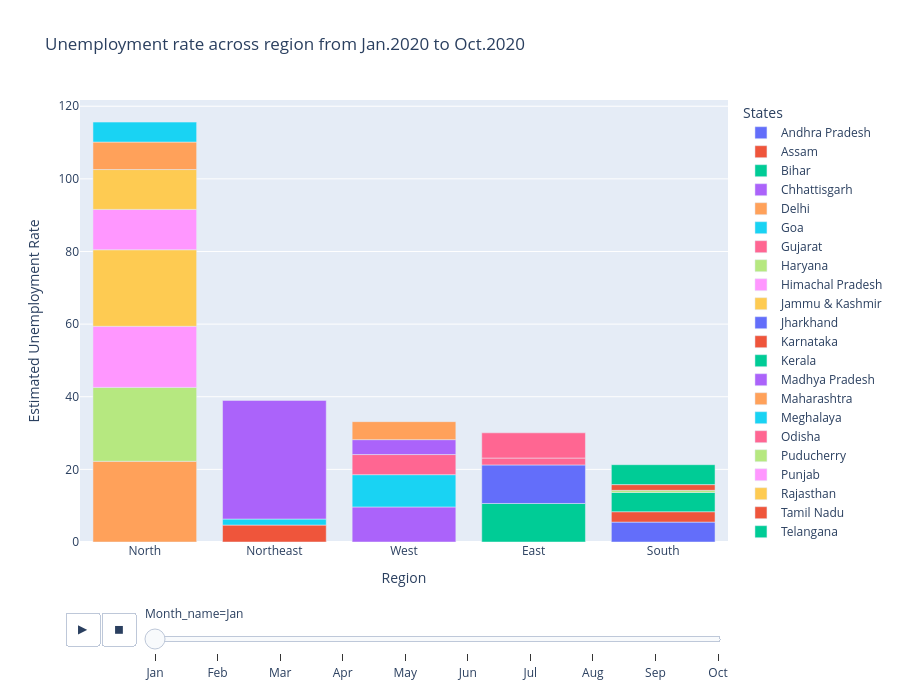

Notebook code for this chart:
### Code cell
fig = px.bar(df, x='Region',y='Estimated Unemployment Rate',animation_frame = 'Month_name',color='States',
            title='Unemployment rate across region from Jan.2020 to Oct.2020', height=700,template='plotly')

fig.update_layout(xaxis={'categoryorder':'total descending'})

fig.layout.updatemenus[0].buttons[0].args[1]["frame"]["duration"] = 2000

fig.show()

### Figure 1 — Plotly figure (JSON) as saved in the notebook; plotly's stock layout.template omitted (floating-point values rounded to 4 significant figures)
{"data": [{"hovertemplate": "States=Andhra Pradesh<br>Month_name=Jan<br>Region=%{x}<br>Estimated Unemployment Rate=%{y}<extra></extra>", "legendgroup": "Andhra Pradesh", "marker": {"color": "#636efa", "pattern": {"shape": ""}}, "name": "Andhra Pradesh", "orientation": "v", "showlegend": true, "textposition": "auto", "type": "bar", "x": ["South"], "xaxis": "x", "y": [5.48], "yaxis": "y"}, {"hovertemplate": "States=Assam<br>Month_name=Jan<br>Region=%{x}<br>Estimated Unemployment Rate=%{y}<extra></extra>", "legendgroup": "Assam", "marker": {"color": "#EF553B", "pattern": {"shape": ""}}, "name": "Assam", "orientation": "v", "showlegend": true, "textposition": "auto", "type": "bar", "x": ["Northeast"], "xaxis": "x", "y": [4.66], "yaxis": "y"}, {"hovertemplate": "States=Bihar<br>Month_name=Jan<br>Region=%{x}<br>Estimated Unemployment Rate=%{y}<extra></extra>", "legendgroup": "Bihar", "marker": {"color": "#00cc96", "pattern": {"shape": ""}}, "name": "Bihar", "orientation": "v", "showlegend": true, "textposition": "auto", "type": "bar", "x": ["East"], "xaxis": "x", "y": [10.61], "yaxis": "y"}, {"hovertemplate": "States=Chhattisgarh<br>Month_name=Jan<br>Region=%{x}<br>Estimated Unemployment Rate=%{y}<extra></extra>", "legendgroup": "Chhattisgarh", "marker": {"color": "#ab63fa", "pattern": {"shape": ""}}, "name": "Chhattisgarh", "orientation": "v", "showlegend": true, "textposition": "auto", "type": "bar", "x": ["West"], "xaxis": "x", "y": [9.65], "yaxis": "y"}, {"hovertemplate": "States=Delhi<br>Month_name=Jan<br>Region=%{x}<br>Estimated Unemployment Rate=%{y}<extra></extra>", "legendgroup": "Delhi", "marker": {"color": "#FFA15A", "pattern": {"shape": ""}}, "name": "Delhi", "orientation": "v", "showlegend": true, "textposition": "auto", "type": "bar", "x": ["North"], "xaxis": "x", "y": [22.23], "yaxis": "y"}, {"hovertemplate": "States=Goa<br>Month_name=Jan<br>Region=%{x}<br>Estimated Unemployment Rate=%{y}<extra></extra>", "legendgroup": "Goa", "marker": {"color": "#19d3f3", "pattern": {"shape": ""}}, "name": "Goa", "orientation": "v", "showlegend": true, "textposition": "auto", "type": "bar", "x": ["West"], "xaxis": "x", "y": [8.89], "yaxis": "y"}, {"hovertemplate": "States=Gujarat<br>Month_name=Jan<br>Region=%{x}<br>Estimated Unemployment Rate=%{y}<extra></extra>", "legendgroup": "Gujarat", "marker": {"color": "#FF6692", "pattern": {"shape": ""}}, "name": "Gujarat", "orientation": "v", "showlegend": true, "textposition": "auto", "type": "bar", "x": ["West"], "xaxis": "x", "y": [5.54], "yaxis": "y"}, {"hovertemplate": "States=Haryana<br>Month_name=Jan<br>Region=%{x}<br>Estimated Unemployment Rate=%{y}<extra></extra>", "legendgroup": "Haryana", "marker": {"color": "#B6E880", "pattern": {"shape": ""}}, "name": "Haryana", "orientation": "v", "showlegend": true, "textposition": "auto", "type": "bar", "x": ["North"], "xaxis": "x", "y": [20.34], "yaxis": "y"}, {"hovertemplate": "States=Himachal Pradesh<br>Month_name=Jan<br>Region=%{x}<br>Estimated Unemployment Rate=%{y}<extra></extra>", "legendgroup": "Himachal Pradesh", "marker": {"color": "#FF97FF", "pattern": {"shape": ""}}, "name": "Himachal Pradesh", "orientation": "v", "showlegend": true, "textposition": "auto", "type": "bar", "x": ["North"], "xaxis": "x", "y": [16.83], "yaxis": "y"}, {"hovertemplate": "States=Jammu & Kashmir<br>Month_name=Jan<br>Region=%{x}<br>Estimated Unemployment Rate=%{y}<extra></extra>", "legendgroup": "Jammu & Kashmir", "marker": {"color": "#FECB52", "pattern": {"shape": ""}}, "name": "Jammu & Kashmir", "orientation": "v", "showlegend": true, "textposition": "auto", "type": "bar", "x": ["North"], "xaxis": "x", "y": [21.08], "yaxis": "y"}, {"hovertemplate": "States=Jharkhand<br>Month_name=Jan<br>Region=%{x}<br>Estimated Unemployment Rate=%{y}<extra></extra>", "legendgroup": "Jharkhand", "marker": {"color": "#636efa", "pattern": {"shape": ""}}, "name": "Jharkhand", "orientation": "v", "showlegend": true, "textposition": "auto", "type": "bar", "x": ["East"], "xaxis": "x", "y": [10.61], "yaxis": "y"}, {"hovertemplate": "States=Karnataka<br>Month_name=Jan<br>Region=%{x}<br>Estimated Unemployment Rate=%{y}<extra></extra>", "legendgroup": "Karnataka", "marker": {"color": "#EF553B", "pattern": {"shape": ""}}, "name": "Karnataka", "orientation": "v", "showlegend": true, "textposition": "auto", "type": "bar", "x": ["South"], "xaxis": "x", "y": [2.86], "yaxis": "y"}, {"hovertemplate": "States=Kerala<br>Month_name=Jan<br>Region=%{x}<br>Estimated Unemployment Rate=%{y}<extra></extra>", "legendgroup": "Kerala", "marker": {"color": "#00cc96", "pattern": {"shape": ""}}, "name": "Kerala", "orientation": "v", "showlegend": true, "textposition": "auto", "type": "bar", "x": ["South"], "xaxis": "x", "y": [5.31], "yaxis": "y"}, {"hovertemplate": "States=Madhya Pradesh<br>Month_name=Jan<br>Region=%{x}<br>Estimated Unemployment Rate=%{y}<extra></extra>", "legendgroup": "Madhya Pradesh", "marker": {"color": "#ab63fa", "pattern": {"shape": ""}}, "name": "Madhya Pradesh", "orientation": "v", "showlegend": true, "textposition": "auto", "type": "bar", "x": ["West"], "xaxis": "x", "y": [4.11], "yaxis": "y"}, {"hovertemplate": "States=Maharashtra<br>Month_name=Jan<br>Region=%{x}<br>Estimated Unemployment Rate=%{y}<extra></extra>", "legendgroup": "Maharashtra", "marker": {"color": "#FFA15A", "pattern": {"shape": ""}}, "name": "Maharashtra", "orientation": "v", "showlegend": true, "textposition": "auto", "type": "bar", "x": ["West"], "xaxis": "x", "y": [4.95], "yaxis": "y"}, {"hovertemplate": "States=Meghalaya<br>Month_name=Jan<br>Region=%{x}<br>Estimated Unemployment Rate=%{y}<extra></extra>", "legendgroup": "Meghalaya", "marker": {"color": "#19d3f3", "pattern": {"shape": ""}}, "name": "Meghalaya", "orientation": "v", "showlegend": true, "textposition": "auto", "type": "bar", "x": ["Northeast"], "xaxis": "x", "y": [1.66], "yaxis": "y"}, {"hovertemplate": "States=Odisha<br>Month_name=Jan<br>Region=%{x}<br>Estimated Unemployment Rate=%{y}<extra></extra>", "legendgroup": "Odisha", "marker": {"color": "#FF6692", "pattern": {"shape": ""}}, "name": "Odisha", "orientation": "v", "showlegend": true, "textposition": "auto", "type": "bar", "x": ["East"], "xaxis": "x", "y": [1.9], "yaxis": "y"}, {"hovertemplate": "States=Puducherry<br>Month_name=Jan<br>Region=%{x}<br>Estimated Unemployment Rate=%{y}<extra></extra>", "legendgroup": "Puducherry", "marker": {"color": "#B6E880", "pattern": {"shape": ""}}, "name": "Puducherry", "orientation": "v", "showlegend": true, "textposition": "auto", "type": "bar", "x": ["South"], "xaxis": "x", "y": [0.58], "yaxis": "y"}, {"hovertemplate": "States=Punjab<br>Month_name=Jan<br>Region=%{x}<br>Estimated Unemployment Rate=%{y}<extra></extra>", "legendgroup": "Punjab", "marker": {"color": "#FF97FF", "pattern": {"shape": ""}}, "name": "Punjab", "orientation": "v", "showlegend": true, "textposition": "auto", "type": "bar", "x": ["North"], "xaxis": "x", "y": [11.11], "yaxis": "y"}, {"hovertemplate": "States=Rajasthan<br>Month_name=Jan<br>Region=%{x}<br>Estimated Unemployment Rate=%{y}<extra></extra>", "legendgroup": "Rajasthan", "marker": {"color": "#FECB52", "pattern": {"shape": ""}}, "name": "Rajasthan", "orientation": "v", "showlegend": true, "textposition": "auto", "type": "bar", "x": ["North"], "xaxis": "x", "y": [10.97], "yaxis": "y"}, {"hovertemplate": "States=Tamil Nadu<br>Month_name=Jan<br>Region=%{x}<br>Estimated Unemployment Rate=%{y}<extra></extra>", "legendgroup": "Tamil Nadu", "marker": {"color": "#EF553B", "pattern": {"shape": ""}}, "name": "Tamil Nadu", "orientation": "v", "showlegend": true, "textposition": "auto", "type": "bar", "x": ["South"], "xaxis": "x", "y": [1.57], "yaxis": "y"}, {"hovertemplate": "States=Telangana<br>Month_name=Jan<br>Region=%{x}<br>Estimated Unemployment Rate=%{y}<extra></extra>", "legendgroup": "Telangana", "marker": {"color": "#00cc96", "pattern": {"shape": ""}}, "name": "Telangana", "orientation": "v", "showlegend": true, "textposition": "auto", "type": "bar", "x": ["South"], "xaxis": "x", "y": [5.49], "yaxis": "y"}, {"hovertemplate": "States=Tripura<br>Month_name=Jan<br>Region=%{x}<br>Estimated Unemployment Rate=%{y}<extra></extra>", "legendgroup": "Tripura", "marker": {"color": "#ab63fa", "pattern": {"shape": ""}}, "name": "Tripura", "orientation": "v", "showlegend": true, "textposition": "auto", "type": "bar", "x": ["Northeast"], "xaxis": "x", "y": [32.67], "yaxis": "y"}, {"hovertemplate": "States=Uttar Pradesh<br>Month_name=Jan<br>Region=%{x}<br>Estimated Unemployment Rate=%{y}<extra></extra>", "legendgroup": "Uttar Pradesh", "marker": {"color": "#FFA15A", "pattern": {"shape": ""}}, "name": "Uttar Pradesh", "orientation": "v", "showlegend": true, "textposition": "auto", "type": "bar", "x": ["North"], "xaxis": "x", "y": [7.58], "yaxis": "y"}, {"hovertemplate": "States=Uttarakhand<br>Month_name=Jan<br>Region=%{x}<br>Estimated Unemployment Rate=%{y}<extra></extra>", "legendgroup": "Uttarakhand", "marker": {"color": "#19d3f3", "pattern": {"shape": ""}}, "name": "Uttarakhand", "orientation": "v", "showlegend": true, "textposition": "auto", "type": "bar", "x": ["North"], "xaxis": "x", "y": [5.49], "yaxis": "y"}, {"hovertemplate": "States=West Bengal<br>Month_name=Jan<br>Region=%{x}<br>Estimated Unemployment Rate=%{y}<extra></extra>", "legendgroup": "West Bengal", "marker": {"color": "#FF6692", "pattern": {"shape": ""}}, "name": "West Bengal", "orientation": "v", "showlegend": true, "textposition": "auto", "type": "bar", "x": ["East"], "xaxis": "x", "y": [6.94], "yaxis": "y"}], "layout": {"barmode": "relative", "height": 700, "legend": {"title": {"text": "States"}, "tracegroupgap": 0}, "sliders": [{"active": 0, "currentvalue": {"prefix": "Month_name="}, "len": 0.9, "pad": {"b": 10, "t": 60}, "steps": [{"args": [["Jan"], {"frame": {"duration": 0, "redraw": true}, "fromcurrent": true, "mode": "immediate", "transition": {"duration": 0, "easing": "linear"}}], "label": "Jan", "method": "animate"}, {"args": [["Feb"], {"frame": {"duration": 0, "redraw": true}, "fromcurrent": true, "mode": "immediate", "transition": {"duration": 0, "easing": "linear"}}], "label": "Feb", "method": "animate"}, {"args": [["Mar"], {"frame": {"duration": 0, "redraw": true}, "fromcurrent": true, "mode": "immediate", "transition": {"duration": 0, "easing": "linear"}}], "label": "Mar", "method": "animate"}, {"args": [["Apr"], {"frame": {"duration": 0, "redraw": true}, "fromcurrent": true, "mode": "immediate", "transition": {"duration": 0, "easing": "linear"}}], "label": "Apr", "method": "animate"}, {"args": [["May"], {"frame": {"duration": 0, "redraw": true}, "fromcurrent": true, "mode": "immediate", "transition": {"duration": 0, "easing": "linear"}}], "label": "May", "method": "animate"}, {"args": [["Jun"], {"frame": {"duration": 0, "redraw": true}, "fromcurrent": true, "mode": "immediate", "transition": {"duration": 0, "easing": "linear"}}], "label": "Jun", "method": "animate"}, {"args": [["Jul"], {"frame": {"duration": 0, "redraw": true}, "fromcurrent": true, "mode": "immediate", "transition": {"duration": 0, "easing": "linear"}}], "label": "Jul", "method": "animate"}, {"args": [["Aug"], {"frame": {"duration": 0, "redraw": true}, "fromcurrent": true, "mode": "immediate", "transition": {"duration": 0, "easing": "linear"}}], "label": "Aug", "method": "animate"}, {"args": [["Sep"], {"frame": {"duration": 0, "redraw": true}, "fromcurrent": true, "mode": "immediate", "transition": {"duration": 0, "easing": "linear"}}], "label": "Sep", "method": "animate"}, {"args": [["Oct"], {"frame": {"duration": 0, "redraw": true}, "fromcurrent": true, "mode": "immediate", "transition": {"duration": 0, "easing": "linear"}}], "label": "Oct", "method": "animate"}], "x": 0.1, "xanchor": "left", "y": 0, "yanchor": "top"}], "title": {"text": "Unemployment rate across region from Jan.2020 to Oct.2020"}, "updatemenus": [{"buttons": [{"args": [null, {"frame": {"duration": 2000, "redraw": true}, "fromcurrent": true, "mode": "immediate", "transition": {"duration": 500, "easing": "linear"}}], "label": "&#9654;", "method": "animate"}, {"args": [[null], {"frame": {"duration": 0, "redraw": true}, "fromcurrent": true, "mode": "immediate", "transition": {"duration": 0, "easing": "linear"}}], "label": "&#9724;", "method": "animate"}], "direction": "left", "pad": {"r": 10, "t": 70}, "showactive": false, "type": "buttons", "x": 0.1, "xanchor": "right", "y": 0, "yanchor": "top"}], "xaxis": {"anchor": "y", "categoryorder": "total descending", "domain": [0, 1], "title": {"text": "Region"}}, "yaxis": {"anchor": "x", "domain": [0, 1], "title": {"text": "Estimated Unemployment Rate"}}}}
